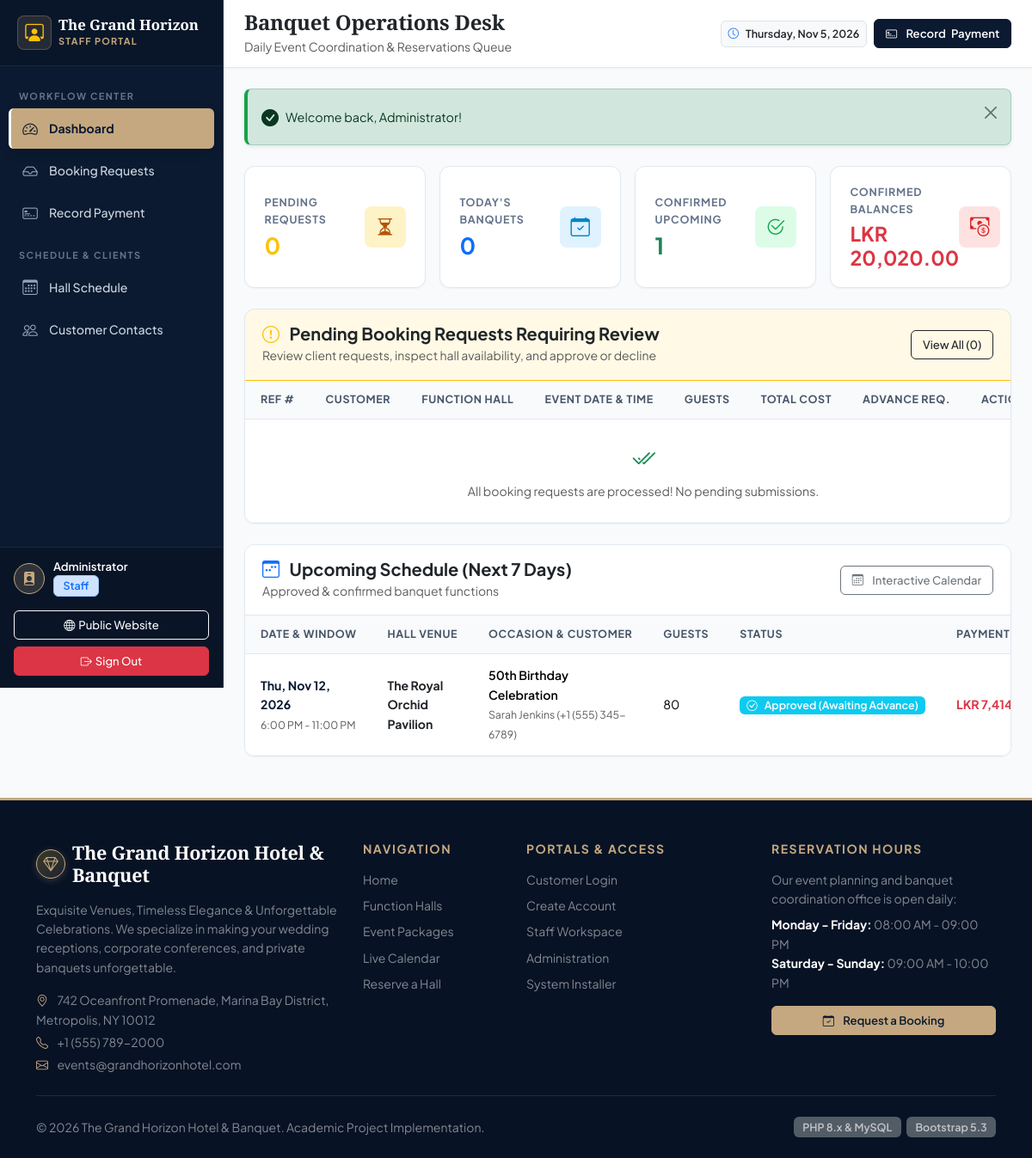
The app's page /staff/dashboard.php (signed in) with its own data.
### tables this page shows
CREATE TABLE `bookings` (
    `id` INT UNSIGNED AUTO_INCREMENT PRIMARY KEY,
    `booking_reference` VARCHAR(30) NOT NULL UNIQUE,
    `customer_id` INT UNSIGNED NOT NULL,
    `hall_id` INT UNSIGNED NOT NULL,
    `package_id` INT UNSIGNED NOT NULL,
    `event_date` DATE NOT NULL,
    `start_time` TIME NOT NULL,
    `end_time` TIME NOT NULL,
    `guest_count` INT UNSIGNED NOT NULL,
    `event_type` VARCHAR(60) NOT NULL,
    `special_requests` TEXT NULL,
    
    `hall_charge` DECIMAL(10,2) NOT NULL DEFAULT 0.00,
    `package_charge` DECIMAL(10,2) NOT NULL DEFAULT 0.00,
    `additional_charge` DECIMAL(10,2) NOT NULL DEFAULT 0.00,
    `tax_amount` DECIMAL(10,2) NOT NULL DEFAULT 0.00,
    `total_amount` DECIMAL(10,2) NOT NULL DEFAULT 0.00,
    `advance_required` DECIMAL(10,2) NOT NULL DEFAULT 0.00,
    `advance_paid` DECIMAL(10,2) NOT NULL DEFAULT 0.00,
    `balance_due` DECIMAL(10,2) NOT NULL DEFAULT 0.00,
    
    `booking_status` ENUM('pending', 'approved', 'confirmed', 'rejected', 'cancelled', 'completed') 
        NOT NULL DEFAULT 'pending',
    `payment_status` ENUM('unpaid', 'partially_paid', 'fully_paid', 'refunded') 
        NOT NULL DEFAULT 'unpaid',
        
    `reviewed_by` INT UNSIGNED NULL,
    `review_notes` TEXT NULL,
    `rejection_reason` TEXT NULL,
    
    `created_at` TIMESTAMP DEFAULT CURRENT_TIMESTAMP,
    `updated_at` TIMESTAMP DEFAULT CURRENT_TIMESTAMP ON UPDATE CURRENT_TIMESTAMP,
    
    CONSTRAINT `fk_bookings_customer` FOREIGN KEY (`customer_id`) 
        REFERENCES `customers` (`id`) ON DELETE RESTRICT,
    CONSTRAINT `fk_bookings_hall` FOREIGN KEY (`hall_id`) 
        REFERENCES `function_halls` (`id`) ON DELETE RESTRICT,
    CONSTRAINT `fk_bookings_package` FOREIGN KEY (`package_id`) 
        REFERENCES `event_packages` (`id`) ON DELETE RESTRICT,
    CONSTRAINT `fk_bookings_reviewer` FOREIGN KEY (`reviewed_by`) 
        REFERENCES `users` (`id`) ON DELETE SET NULL,
        
    INDEX `idx_hall_date_status` (`hall_id`, `event_date`, `booking_status`),
    INDEX `idx_customer_date` (`customer_id`, `event_date`),
    INDEX `idx_booking_status` (`booking_status`)
);

CREATE TABLE `function_halls` (
    `id` INT UNSIGNED AUTO_INCREMENT PRIMARY KEY,
    `hall_name` VARCHAR(120) NOT NULL,
    `hall_code` VARCHAR(25) NOT NULL UNIQUE,
    `capacity_min` INT UNSIGNED NOT NULL DEFAULT 30,
    `capacity_max` INT UNSIGNED NOT NULL DEFAULT 500,
    `price_per_hour` DECIMAL(10,2) NOT NULL DEFAULT 0.00,
    `base_price_half_day` DECIMAL(10,2) NOT NULL DEFAULT 0.00,
    `base_price_full_day` DECIMAL(10,2) NOT NULL DEFAULT 0.00,
    `dimensions` VARCHAR(80) NULL,
    `description` TEXT NOT NULL,
    `amenities` TEXT NULL,
    `image_path` VARCHAR(255) NULL DEFAULT 'assets/images/halls/default_hall.jpg',
    `status` ENUM('active', 'maintenance', 'inactive') NOT NULL DEFAULT 'active',
    `created_at` TIMESTAMP DEFAULT CURRENT_TIMESTAMP,
    `updated_at` TIMESTAMP DEFAULT CURRENT_TIMESTAMP ON UPDATE CURRENT_TIMESTAMP,
    INDEX `idx_halls_status` (`status`)
);

CREATE TABLE `customers` (
    `id` INT UNSIGNED AUTO_INCREMENT PRIMARY KEY,
    `user_id` INT UNSIGNED NOT NULL UNIQUE,
    `full_name` VARCHAR(100) NOT NULL,
    `phone` VARCHAR(25) NOT NULL,
    `alternate_phone` VARCHAR(25) NULL,
    `address` TEXT NULL,
    `city` VARCHAR(60) NULL,
    `id_number` VARCHAR(50) NULL COMMENT 'National ID or Passport number',
    `created_at` TIMESTAMP DEFAULT CURRENT_TIMESTAMP,
    CONSTRAINT `fk_customers_user` FOREIGN KEY (`user_id`) 
        REFERENCES `users` (`id`) ON DELETE CASCADE
);

CREATE TABLE `system_settings` (
    `id` INT UNSIGNED PRIMARY KEY DEFAULT 1,
    `hotel_name` VARCHAR(120) NOT NULL DEFAULT 'The Grand Horizon Hotel & Banquet',
    `hotel_tagline` VARCHAR(200) NOT NULL DEFAULT 'Exquisite Venues & Unforgettable Celebrations',
    `address` TEXT NOT NULL,
    `city_state_zip` VARCHAR(120) NOT NULL DEFAULT 'Oceanfront Avenue, Suite 100, Metropolis',
    `phone` VARCHAR(30) NOT NULL DEFAULT '+1 (555) 789-2000',
    `email` VARCHAR(100) NOT NULL DEFAULT 'events@grandhorizonhotel.com',
    `website` VARCHAR(100) NOT NULL DEFAULT 'www.grandhorizonhotel.com',
    `currency_symbol` VARCHAR(10) NOT NULL DEFAULT 'LKR',
    `tax_percentage` DECIMAL(5,2) NOT NULL DEFAULT 10.00,
    `advance_percentage` DECIMAL(5,2) NOT NULL DEFAULT 30.00,
    `cancellation_policy` TEXT NULL,
    `updated_at` TIMESTAMP DEFAULT CURRENT_TIMESTAMP ON UPDATE CURRENT_TIMESTAMP
);

### staff/dashboard.php (the view, shortened to what the rows shown need)
<?php
require_once __DIR__ . '/../includes/functions.php';
$pdo = Database::getConnection();
$upcomingStmt = $pdo->query("
    SELECT b.*, h.hall_name, c.full_name as customer_name, c.phone as customer_phone
    FROM `bookings` b
    JOIN `function_halls` h ON b.hall_id = h.id
    JOIN `customers` c ON b.customer_id = c.id
    WHERE b.event_date BETWEEN CURRENT_DATE() AND DATE_ADD(CURRENT_DATE(), INTERVAL 7 DAY)
      AND b.booking_status IN ('confirmed', 'approved')
    ORDER BY b.event_date ASC, b.start_time ASC
    LIMIT 6
");
$upcomingSchedule = $upcomingStmt->fetchAll();
require_once __DIR__ . '/../includes/header.php';
?>
<div class="dashboard-wrapper">
    <div class="main-content">
        <div class="content-body">
            <div class="card-table mb-4">
                <div class="table-responsive">
                    <table class="table table-custom table-hover">
                        <thead>
                            <tr>
                                <th>Ref #</th>
                                <th>Customer</th>
                                <th>Function Hall</th>
                                <th>Event Date & Time</th>
                                <th>Guests</th>
                                <th>Total Cost</th>
                                <th>Advance Req.</th>
                                <th class="text-end">Action</th>
                            </tr>
                        </thead>
                    </table>
                </div>
            </div>
            <div class="card-table">
                <div class="table-responsive">
                    <table class="table table-custom table-hover">
                        <thead>
                            <tr>
                                <th>Date & Window</th>
                                <th>Hall Venue</th>
                                <th>Occasion & Customer</th>
                                <th>Guests</th>
                                <th>Status</th>
                                <th>Payment Balance</th>
                            </tr>
                        </thead>
                        <tbody>
                            <?php if (empty($upcomingSchedule)): ?>
                                <tr>
                                    <td colspan="7" class="text-center py-4 text-muted">
                                        No banquets scheduled in the upcoming 7 days.
                                    </td>
                                </tr>
                            <?php else: ?>
                                <?php foreach ($upcomingSchedule as $up): ?>
                                    <tr>
                                        <td>
                                            <div class="fw-bold text-navy"><?= format_date($up['event_date']) ?></div>
                                            <small class="text-muted"><?= format_time($up['start_time']) ?> - <?= format_time($up['end_time']) ?></small>
                                        </td>
                                        <td><strong class="text-dark"><?= e($up['hall_name']) ?></strong></td>
                                        <td>
                                            <div class="fw-semibold"><?= e($up['event_type']) ?></div>
                                            <small class="text-muted"><?= e($up['customer_name']) ?> (<?= e($up['customer_phone']) ?>)</small>
                                        </td>
                                        <td><?= number_format($up['guest_count']) ?></td>
                                        <td><?= render_booking_badge($up['booking_status']) ?></td>
                                        <td>
                                            <?php if ((float)$up['balance_due'] > 0): ?>
                                                <span class="text-danger fw-bold"><?= format_currency($up['balance_due']) ?> due</span>
                                            <?php else: ?>
                                                <span class="text-success small fw-semibold"><i class="bi bi-check-circle me-1"></i> Paid in Full</span>
                                            <?php endif; ?>
                                        </td>
                                    </tr>
                                <?php endforeach; ?>
                            <?php endif; ?>
                        </tbody>
                    </table>
                </div>
            </div>
        </div>
    </div>
</div>
<?php require_once __DIR__ . '/../includes/footer.php'; ?>

### includes/functions.php (shortened to what the rows shown need)
<?php
function e(?string $string): string {
    return htmlspecialchars($string ?? '', ENT_QUOTES, 'UTF-8');
}
function get_system_settings(): array {
    static $settings = null;
    if ($settings === null) {
        try {
            $pdo = Database::getConnection();
            $stmt = $pdo->query("SELECT * FROM `system_settings` WHERE `id` = 1 LIMIT 1");
            $data = $stmt->fetch();
            if ($data) {
                $settings = $data;
            }
        } catch (Exception $e) {
            $settings = [
                'hotel_name'         => 'The Grand Horizon Hotel & Banquet',
                'currency_symbol'    => 'LKR',
                'tax_percentage'     => 10.00,
                'advance_percentage' => 30.00,
            ];
        }
    }
    return $settings;
}
function format_currency($amount): string {
    $settings = get_system_settings();
    $sym = trim($settings['currency_symbol'] ?? 'LKR');
    return $sym . ' ' . number_format((float)$amount, 2);
}
function format_date(?string $dateStr, string $format = 'D, M j, Y'): string {
    $time = strtotime($dateStr);
    return $time ? date($format, $time) : $dateStr;
}
function format_time(?string $timeStr): string {
    $time = strtotime($timeStr);
    return $time ? date('g:i A', $time) : $timeStr;
}
function render_booking_badge(string $status): string {
    $info = BOOKING_STATUSES[$status] ?? ['label' => ucfirst($status), 'badge' => 'secondary', 'icon' => 'circle'];
    return sprintf(
        '<span class="badge bg-%s text-white px-2 py-1"><i class="bi bi-%s me-1"></i>%s</span>',
        e($info['badge']),
        e($info['icon']),
        e($info['label'])
    );
}

### includes/footer.php (shortened to what the rows shown need)
<?php
$settings = get_system_settings();
?>
<footer class="bg-navy text-white pt-5 pb-4 mt-auto" style="background-color: #071224; border-top: 3px solid #c5a880;">
    <div class="container">
        <div class="row g-4">
            <div class="col-lg-4 col-md-6">
                <div class="d-flex align-items-center gap-2 mb-3">
                    <span class="hotel-crest" style="width:34px; height:34px; font-size:1.1rem;"><i class="bi bi-gem"></i></span>
                    <h5 class="luxury-heading text-white mb-0" style="font-size: 1.35rem;">
                        <?= e($settings['hotel_name']) ?>
                    </h5>
                </div>
                <p class="text-white-50 small mb-3">
                    <?= e($settings['hotel_tagline']) ?>. We specialize in making your wedding receptions, corporate conferences, and private banquets unforgettable.
                </p>
                <div class="text-white-50 small">
                    <p class="mb-1"><i class="bi bi-geo-alt text-gold me-2"></i> <?= e($settings['address']) ?>, <?= e($settings['city_state_zip']) ?></p>
                    <p class="mb-1"><i class="bi bi-telephone text-gold me-2"></i> <?= e($settings['phone']) ?></p>
                    <p class="mb-0"><i class="bi bi-envelope text-gold me-2"></i> <?= e($settings['email']) ?></p>
                </div>
            </div>
        </div>
        <div class="d-flex flex-column flex-md-row justify-content-between align-items-center small text-white-50">
            <div>
                &copy; <?= date('Y') ?> <?= e($settings['hotel_name']) ?>. Academic Project Implementation.
            </div>
            <div class="mt-2 mt-md-0">
                <span class="badge bg-secondary opacity-75">PHP 8.x & MySQL</span>
                <span class="badge bg-secondary opacity-75 ms-1">Bootstrap 5.3</span>
            </div>
        </div>
    </div>
</footer>
</body>
</html>

### records on screen
bookings: event_date "Thu, Nov 12, 2026", start_time "6:00 PM", end_time "11:00 PM", hall.hall_name "The Royal Orchid Pavilion", event_type "50th Birthday Celebration", customer.full_name "Sarah Jenkins", customer.phone "+1 (555) 345-6789", guest_count "80", booking_status "Approved (Awaiting Advance)", balance_due.currency_symbol "LKR…"
system_settings: hotel_name "The Grand Horizon Hotel & Banquet", hotel_tagline "Exquisite Venues, Timeless Elegance & Unforgettable Celebrations", address "742 Oceanfront Promenade, Marina Bay District", city_state_zip "Metropolis, NY 10012", phone "+1 (555) 789-2000", email "events@grandhorizonhotel.com"

### other values on screen
$staffUser['name'] "Administrator"
$flash['message'] "Welcome back, Administrator!"
$pendingCount "0"
$todayEventsCount "0"
$upcomingCount "1"
format_currency($unpaidBalances) "LKR 20,020.00"
